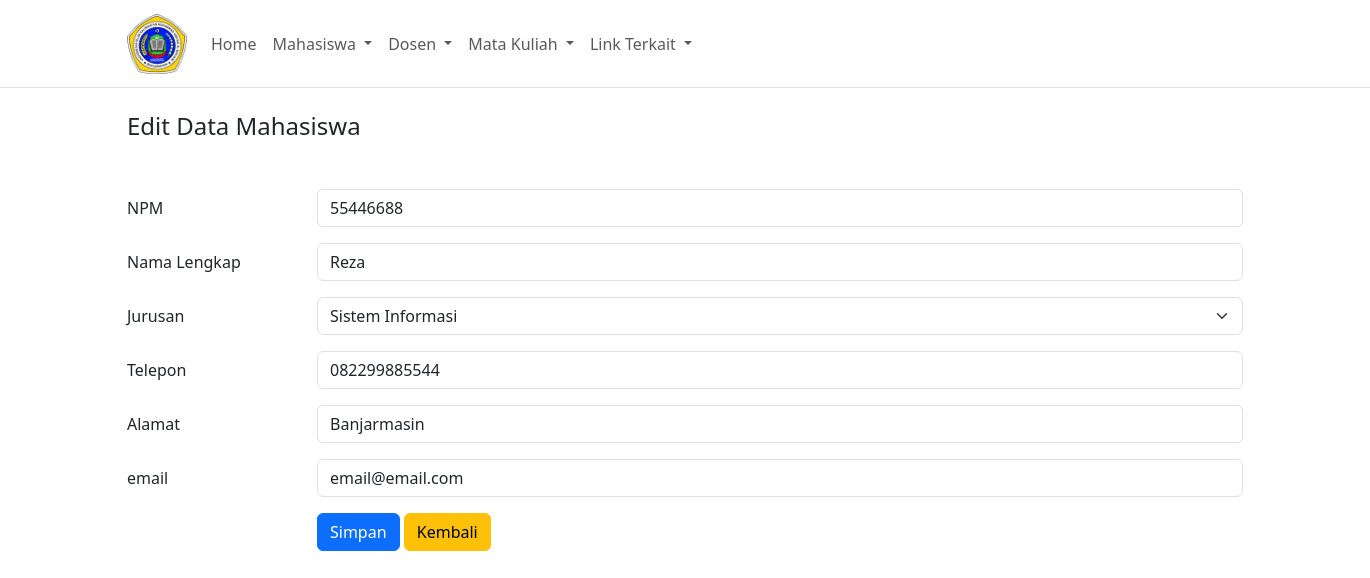
The app's page /?page=mahasiswaEdit&id=19 with its own data.
### tables this page shows
CREATE TABLE `mahasiswa` (
  `id` int(11) NOT NULL,
  `npm` varchar(10) NOT NULL,
  `nama` varchar(200) NOT NULL,
  `jurusan` varchar(5) NOT NULL,
  `telepon` varchar(15) NOT NULL,
  `alamat` varchar(200) NOT NULL,
  `email` varchar(100) NOT NULL
);

### mahasiswa/edit.php (the view, shortened to what this page needs)
<?php
    include 'connection.php';
    $id = $_GET['id'];
    $query = mysqli_query($con,"SELECT * FROM mahasiswa WHERE id = $id");
    $data = mysqli_fetch_array($query);
?>
<h4 class="mb-5">Edit Data Mahasiswa</h4>
<form action="" method="post">
    <div class="mb-3 row">
        <label for="npm" class="col-sm-2 col-form-label">NPM</label>
        <div class="col-sm-10">
            <input type="text" name="npm" class="form-control" placeholder="Masukan npm..." value="<?= $data['npm']; ?>">
        </div>
    </div>
    <div class="mb-3 row">
        <label for="nama" class="col-sm-2 col-form-label">Nama Lengkap</label>
        <div class="col-sm-10">
            <input type="text" name="nama" class="form-control" placeholder="Masukan nama lengkap..." value="<?= $data['nama']; ?>">
        </div>
    </div>
    <div class="mb-3 row">
        <label for="jurusan" class="col-sm-2 col-form-label">Jurusan</label>
        <div class="col-sm-10">
            <select class="form-select" name="jurusan">
                <option value="SI" <?php echo ($data['jurusan'] == 'SI') ? "selected" : "";  ?> >Sistem Informasi</option>
            </select>
        </div>
    </div>
    <div class="mb-3 row">
        <label for="telepon" class="col-sm-2 col-form-label">Telepon</label>
        <div class="col-sm-10">
            <input type="text" name="telepon" class="form-control" placeholder="Masukan telepon..." value="<?= $data['telepon'];?>">
        </div>
    </div>
    <div class="mb-3 row">
        <label for="alamat" class="col-sm-2 col-form-label">Alamat</label>
        <div class="col-sm-10">
            <input type="text" name="alamat" class="form-control" placeholder="Masukan alamat ..." value="<?= $data['alamat'] ?>">
        </div>
    </div>
    <div class="mb-3 row">
        <label for="email"  class="col-sm-2 col-form-label">email</label>
        <div class="col-sm-10">
            <input type="text" name="email" class="form-control" placeholder="Masukan email..." value="<?= $data['email'] ?>">
        </div>
    </div>
    <div class="row">
        <div class="offset-md-2">
            <input type="submit" name="submit" value="Simpan" class="btn btn-primary">
            <a href="?page=mahasiswa" class="btn btn-warning">Kembali</a>
        </div>
    </div>
</form>

### records on screen
mahasiswa: npm "55446688", nama "Reza", jurusan "Sistem Informasi", telepon "082299885544", alamat "Banjarmasin", email "email@email.com"
